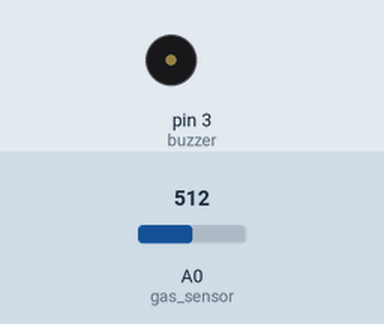
This sketch was run on a simulated Arduino Uno, built with avr-gcc and run on an emulated ATmega328P. On the bench: buzzer (waves = sounding, pin HIGH). The test bench sets the inputs (shaded band); at power-on: A0 (gas_sensor) = 512. What the sketch prints to the serial monitor is not drawn.

Above: at 1.2 s.
1.3 s: A0 (gas_sensor) set to 535
At 2.4 s:
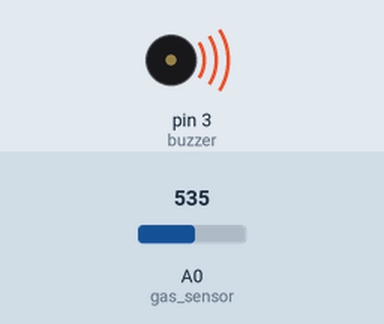
2.8 s: A0 (gas_sensor) set to 511
At 3.7 s:
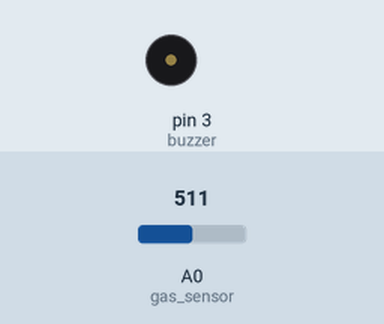
5.8 s: A0 (gas_sensor) set to 716
At 7.1 s:
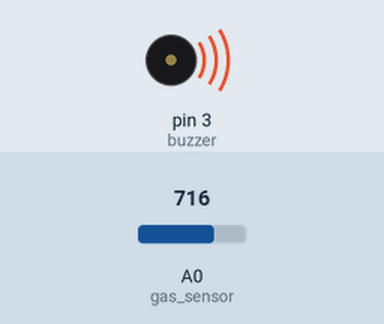
Timing chart, 0 to 8.8 s (numbered marks = the images above; inputs shaded):
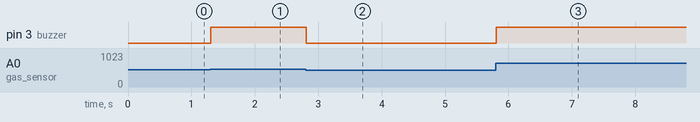

Measured:
- the behaviour switches between 521 and 522 on A0 (gas_sensor) (found by bisection; images 0 and 1)
- after the input at 1.3 s, pin 3 (buzzer): LOW → HIGH at once
- after the input at 2.8 s, pin 3 (buzzer): HIGH → LOW at once
- after the input at 5.8 s, pin 3 (buzzer): LOW → HIGH at once

The sketch:

gas_sensor_intro.ino
```cpp
int gas_sensor = A0;
int gas_sensor_value;
int percentage_gas_sensor_value;
int buzzer = 3;

void setup() {
  pinMode(gas_sensor, INPUT);
  pinMode(buzzer, OUTPUT);

  Serial.begin(9600);
}

void loop() {
  gas_sensor_value = analogRead(gas_sensor);
  if (gas_sensor_value < 240) {
    gas_sensor_value = 0;
  }
  percentage_gas_sensor_value = map(gas_sensor_value, 0, 1023, 0, 100);

  Serial.print(percentage_gas_sensor_value);
  Serial.println("%");

  if (percentage_gas_sensor_value > 50) {
    digitalWrite(buzzer, HIGH);
  } else {
    digitalWrite(buzzer, LOW);
  }
}
```
